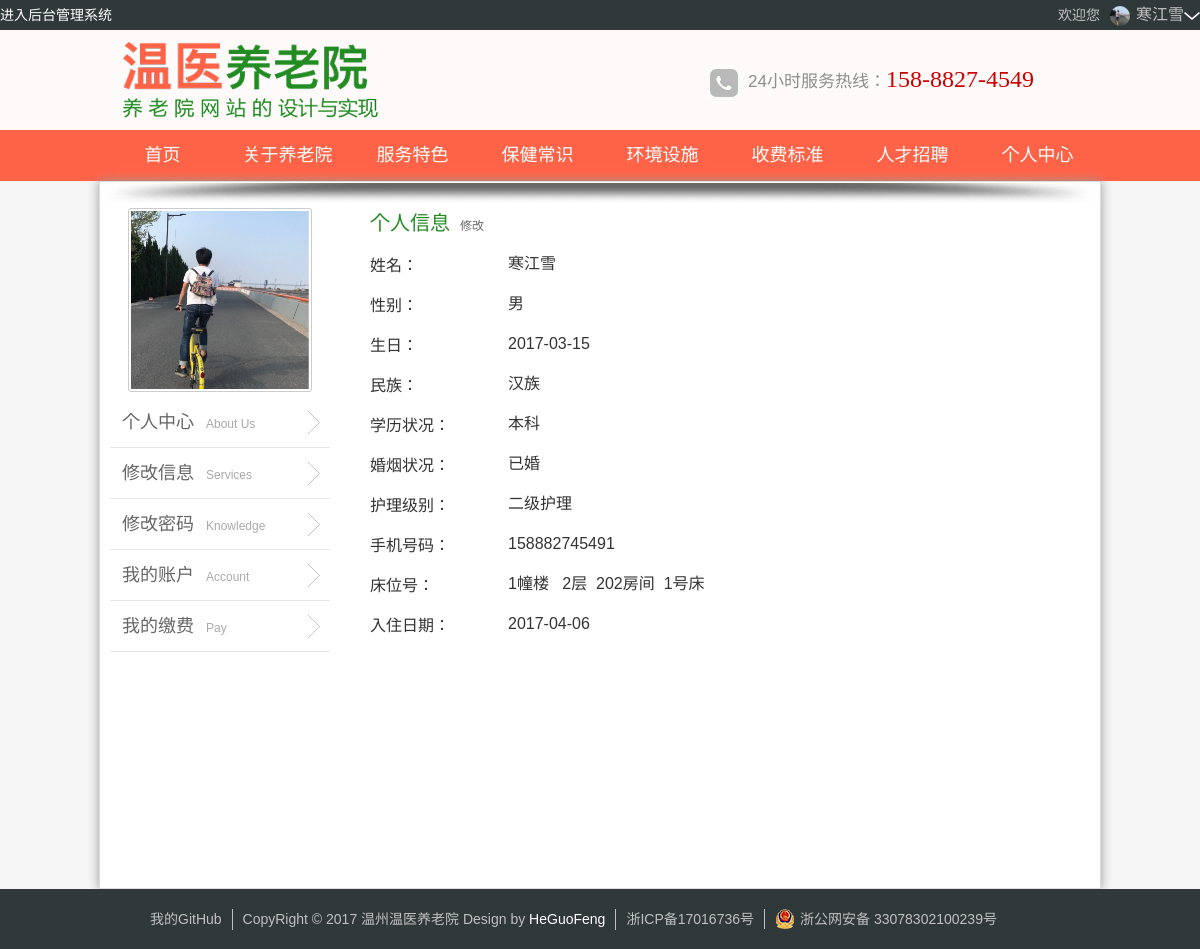
The page /personal_info.php (signed in) on the database its author committed.
### tables this page shows
CREATE TABLE `users` (
  `id` int(11) NOT NULL,
  `u_username` varchar(32) DEFAULT NULL,
  `u_pwd` varchar(50) DEFAULT NULL,
  `u_email` varchar(50) NOT NULL,
  `u_createDate` timestamp NOT NULL DEFAULT CURRENT_TIMESTAMP ON UPDATE CURRENT_TIMESTAMP,
  `u_photo` varchar(50) DEFAULT NULL,
  `u_name` varchar(20) NOT NULL,
  `u_sex` enum('男','女','保密') NOT NULL DEFAULT '保密',
  `u_mz` varchar(20) DEFAULT NULL,
  `u_birth` date DEFAULT NULL,
  `u_hyzk` tinyint(1) DEFAULT NULL,
  `u_xlzk` tinyint(1) NOT NULL,
  `u_hljb` tinyint(1) NOT NULL,
  `u_sflx` tinyint(1) NOT NULL,
  `u_phone` varchar(20) NOT NULL,
  `u_bed` int(10) NOT NULL,
  `checkIn_date` date NOT NULL,
  `checkOut_date` date NOT NULL,
  `balance` int(10) NOT NULL,
  `pay_id` int(15) NOT NULL
);

CREATE TABLE `dic_xlzk` (
  `id` int(10) UNSIGNED NOT NULL,
  `xlzk` varchar(10) NOT NULL
);

CREATE TABLE `dic_hyzk` (
  `id` int(10) UNSIGNED NOT NULL,
  `hyzk` varchar(10) NOT NULL
);

CREATE TABLE `dic_hljb` (
  `id` int(10) UNSIGNED NOT NULL,
  `hljb` varchar(20) NOT NULL,
  `hlbz` text,
  `hsf` int(10) DEFAULT NULL,
  `cwf` int(10) DEFAULT NULL,
  `hlf` int(10) DEFAULT NULL,
  `deposit` int(10) NOT NULL,
  `allCost` int(10) DEFAULT NULL,
  `bz` varchar(20) DEFAULT NULL
);

CREATE TABLE `bed` (
  `id` int(10) UNSIGNED NOT NULL,
  `bed_id` int(10) NOT NULL,
  `room_id` int(10) DEFAULT NULL,
  `floor_id` int(10) DEFAULT NULL,
  `building_id` varchar(10) DEFAULT NULL,
  `charge` int(10) DEFAULT NULL,
  `user_id` int(10) DEFAULT NULL,
  `is_used` tinyint(1) DEFAULT '0'
);

### lib/mysql.php (called while the page is built, shortened)
<?php
function fetchOne($sql,$result_type=MYSQL_ASSOC){
	$result=mysql_query($sql);
	$row=mysql_fetch_array($result,$result_type);
	return $row;
}

### personal_info.php (the view, shortened to what this page needs)
<?php
require_once 'include.php';
if (isset($_SESSION['userId'])) {
	$id=$_SESSION['userId'];
} elseif (isset($_COOKIE['userId'])) {
	$id=$_COOKIE['userId' ];
	}
if($id){
	$sql="SELECT u.*, hl.hljb, hy.hyzk, xl.xlzk,b.bed_id,b.room_id,b.floor_id,b.building_id FROM users u LEFT JOIN dic_hljb hl ON hl.id = u.u_hljb LEFT JOIN dic_hyzk hy ON hy.id = u.u_hyzk LEFT JOIN dic_xlzk xl ON xl.id = u.u_xlzk left join bed b on b.user_id=u.id WHERE u.id = {$id}";
	$userInfo=fetchOne($sql);
}
?>
<!DOCTYPE html>
<html>
<head>
<link rel="stylesheet" type="text/css" href="css/bootstrap.min.css">
<link rel="stylesheet" type="text/css" href="css/reset.css"/>
<link rel="stylesheet" type="text/css" href="css/main.css" media="screen and (min-width:481px)">
<link rel="stylesheet" type="text/css" href="css/main480.css" media="screen and (max-width:480px)"/>
</head>
<body>
	<div class="top" id="top">
		<div class="top_content">
			<div class="top_content_l">
				<a href="admin/index.php" target="_blank" class="backstage">进入后台管理系统</a>
			</div>
			<?php if($userInfo['id']):?>
			<ul class="top_content_user">
				<li>
					<span>欢迎您</span>
				</li>
				<li class="top_content_nav">
					<div id="pic_tx">
						<img alt="我的头像" width="20" height="20" src="upload/<?php echo $userInfo['u_photo']?$userInfo['u_photo']:'/sys/login_no.png'; ?>" />
					</div>
					<a class="user" href="javascript:;"><?php echo $userInfo['u_name']?$userInfo['u_name']:$userInfo['u_username'];?><i class="user_ico"></i></a>
				</li>
			</ul>
			<?php endif;?>
		</div>
	</div>
	<div class="wrap_logo">
	<div class="logo">
			<div class="logo_left"><a href="#"><img src="images/logo.gif"/></a> </div>
			<div class="logo_right"><img src="images/tel.jpg" width="28" height="28" />24小时服务热线：<span class="tel">158-8827-4549</span></div>
	</div>
	</div>
	<div class="nav">
		<div class="nav_mid" id="nav_mid">
				<ul>
					<li><a href="index.php">首页</a></li>
					<li><a href="nav_about.php?id=3">关于养老院</a></li>
					<li><a href="nav_about.php?id=4">服务特色</a></li>
					<li><a href="nav_about.php?id=2">保健常识</a></li>
					<li><a href="nav_about.php?id=12">环境设施</a></li>
					<li><a href="nav_about.php?id=13">收费标准</a></li>
					<li><a href="nav_about.php?id=5">人才招聘</a></li>
					<li><a href="personal_info.php">个人中心</a></li>
				</ul>
		</div>
	</div>
	<div class="wrap bor">
	<div class="hengxian"><img src="images/diying.jpg" width="100%" height="20px"></div>
	<div class="content">
		<div class="content_l">
			<div class="content_l_list">
				<ul>
					<div class="pic_bigtx">
						<img width="178" height="178" src="upload/<?php echo $userInfo['u_photo']?$userInfo['u_photo']:'/sys/login_no.png'; ?>"/>
						<a id="editTx" class="ghtx" href="javascript:;">更换头像</a>
					</div>
					<li><a id="personal" href="personal_info.php">个人中心<span>About Us</span></a></li>
					<li><a id="editmsg" href="javascript:;">修改信息<span>Services</span></a></li>
					<li><a id="editpwd" href="javascript:;">修改密码<span>Knowledge</span></a></li>
					<li><a id="account" href="javascript:;">我的账户<span>Account</span></a></li>
					<li><a id="pay" href="javascript:;">我的缴费<span>Pay</span></a></li>
				</ul>
			</div>
		</div>
		<div class="content_right">
			<div class="info_preview">
				<div class="info_title prev_title">
					<h3>个人信息<a class="info_title_txt" href="javascript:;" title="点击修改">修改</a></h3>
				</div>
				<div class="info_list">
					<ul>
						<li><label class="fl">姓名：</label><div class="info_val fl"><?php echo $userInfo['u_name']; ?></div></li>
						<li><label class="fl">性别：</label><div class="info_val fl"><?php echo $userInfo['u_sex']; ?></div></li>
						<li><label class="fl">生日：</label><div class="info_val fl"><?php echo $userInfo['u_birth']; ?></div></li>
						<li><label class="fl">民族：</label><div class="info_val fl"><?php echo $userInfo['u_mz']; ?></div></li>
						<li><label class="fl">学历状况：</label><div class="info_val fl"><?php echo $userInfo['xlzk']; ?></div></li>
						<li><label class="fl">婚烟状况：</label><div class="info_val fl"><?php echo $userInfo['hyzk']; ?></div></li>
						<li><label class="fl">护理级别：</label><div class="info_val fl"><?php echo $userInfo['hljb']; ?></div></li>
						<li><label class="fl">手机号码：</label><div class="info_val fl"><?php echo $userInfo['u_phone']; ?></div></li>
						<li><label class="fl">床位号：</label><div class="info_val fl"><?php if($userInfo['u_bed']!=0): ?>	<?php echo $userInfo['building_id']."幢楼 &nbsp;&nbsp;".$userInfo['floor_id']."层&nbsp;&nbsp;".$userInfo['room_id']."房间&nbsp;&nbsp;".$userInfo['bed_id']."号床"; ?><?php else: ?>暂未居住<?php endif;?></div></li>
						<li><label class="fl">入住日期：</label><div class="info_val fl"><?php echo $userInfo['checkIn_date']; ?></div></li>
					</ul>
				</div>
			</div>
		</div>
	</div>
	</div>
	<div class="footer">
		<div class="footer_text">
			<a class="github fl" href="https://github.com/heguofeng" target="_blank" title="我的个人GitHUb">我的GitHub</a>
			<span class="copyright fl">CopyRight © 2017 温州温医养老院 Design by <i>HeGuoFeng</i></span>
			<a class="icp fl" href="http://www.miitbeian.gov.cn" target="_blank" title="浙ICP备17016736号">浙ICP备17016736号</a>
	 		<a class="zgwba fl" target="_blank" href="http://www.beian.gov.cn/portal/registerSystemInfo?recordcode=33078302100239" ><img src="images/备案图标.png" class="fl"/><p class="fl">浙公网安备 33078302100239号</p></a>
		</div>
	</div>
</body>
</html>

### css/main.css (style rules this page uses)
body { background-color:#F5F5F5 ; }
.bor { border: 1px solid #ddd; }
.top { width: 100%; height: 30px; background-color: #30393A; position: fixed; left: 0; top: 0; z-index: 3000; }
.top_content { width: 1200px; margin: 0 auto; }
.top_content .top_content_r,.top_content_user { float: right; }
.top_content .top_content_r li,.top_content_user li { float: left; position: relative; height: 30px; }
#pic_tx { float: left; margin-right: 3px; margin-top: 5px; }
#pic_tx img { border-radius: 50%; }
.top_content_user li span,.top_content_user li a,.backstage { color: #c4c3c3; float: left; line-height: 30px; }
.top_content_user li span { margin-right: 10px; }
.user { font-size: 16px; padding-left: 3px; height: 30px; }
.user_ico { background: url(../images/down.png) no-repeat center; display: inline-block; height: 30px; background-size: 16px; vertical-align: middle; width: 16px; }
.wrap { width: 1000px; margin: 0 auto; background-color: #fff; box-shadow: 0 0 10px #999; }
.wrap_logo { background-color:#FFFAFA; width: 100%; margin-top: 30px; }
.logo { width: 1000px; height: 100px; margin: 0 auto; }
.logo_left { width: 350px; float: left; display: inline; padding-left: 10px; margin-top: 10px; }
.logo_right { width: 390px; height: 28px; margin-top: 39px; float: right; display: inline; color: #8e8e8e; font-size: 17px; }
.logo_right img { vertical-align: middle; margin-right: 10px; }
.tel { font-family: "微软雅黑"; font-size: 24px;color: #c00; }
.nav { width: 100%; margin: 0 auto; height: 51px; background-color: #FF6347; }
.nav_mid { margin: 0 auto; height: 51px; width: 1000px; line-height: 51px; }
.nav_mid li { float: left; width: 125px; text-align: center; }
.nav_mid li a { display: block; }
.nav_mid a:link,.nav_mid a:visited { font-size: 18px; color: #fff; text-decoration: none; }
.footer { width: 100%; background-color: #30393A; display: block; padding-top: 20px; overflow: hidden; }
.footer_text { width: 900px; height: 40px; margin: 0 auto; }
.copyright,.icp,.zgwba { border-left: 1px solid #C0C0C0; margin-left: 10px; padding-left: 10px; color: #C0C0C0; }
.copyright i { color: #FFFFFF; font-style: normal; }
.github { color: #C0C0C0; }
.zgwba { line-height: 20px; }
.zgwba p { margin-left: 5px; }
.content { background-color: #fff; width: 980px; min-height: 600px; margin: 0 auto; }
.content_l { float: left; width: 220px; height: 600px; }
.content_l_list li { border-bottom: 1px solid #E5E5E5; height: 50px; width: 220px; }
.content_l_list li a { background: url(../images/arrow.gif) no-repeat scroll 198px center; display: block; height: 50px; font: 18px/50px "微软雅黑"; padding-left: 12px; text-decoration: none; }
.content_l_list li a span { font-size: 12px; color: #a9a9a9; margin-left: 12px; font-family: arial, helvetica, sans-serif; }
.content_right { overflow: hidden; min-height: 655px; padding-bottom: 30px; padding-left: 20px; max-width: 740px; }
.info_title { padding-left: 20px; }
.info_title h3 { font: 20px/2 "微软雅黑"; color: #228B22; }
.info_title h3 a { font: 12px "微软雅黑"; margin-left: 10px; }
.prev_title { margin-bottom: 10px; }
.info_val { width: 500px; display: block; }
.info_list li { margin-bottom: 10px; font-size: 16px; display: block; float: left; }
.info_list li label { padding-left: 20px; width: 138px; height: 25px; line-height: 25px; display: block; font-weight: normal; }
.pic_bigtx { padding: 2px; position: relative; margin: 5px 18px; width: 178px; height: 178px; border-radius: 3px; border: 1px solid #CCCCCC; overflow: hidden; }
.pic_bigtx img { transition: all 0.2s ease-in-out 0s; }
.pic_bigtx .ghtx { background: #000 none repeat scroll 0 0; bottom: -40px; color: #fff; height: 40px; left: 3px; line-height: 40px; filter:alpha(Opacity=70);-moz-opacity:0.7;opacity: 0.7; position: absolute; text-align: center; width: 176px; font-size: 16px; }

### rows shown on the page
users: u_photo (picture), u_name "寒江雪", u_sex "男", u_birth "2017-03-15", u_mz "汉族", dic_xlzk.xlzk "本科", dic_hyzk.hyzk "已婚", dic_hljb.hljb "二级护理", u_phone "158882745491", bed.building_id "1", bed.floor_id "2", bed.room_id "202", bed.bed_id "1", checkIn_date "2017-04-06"
